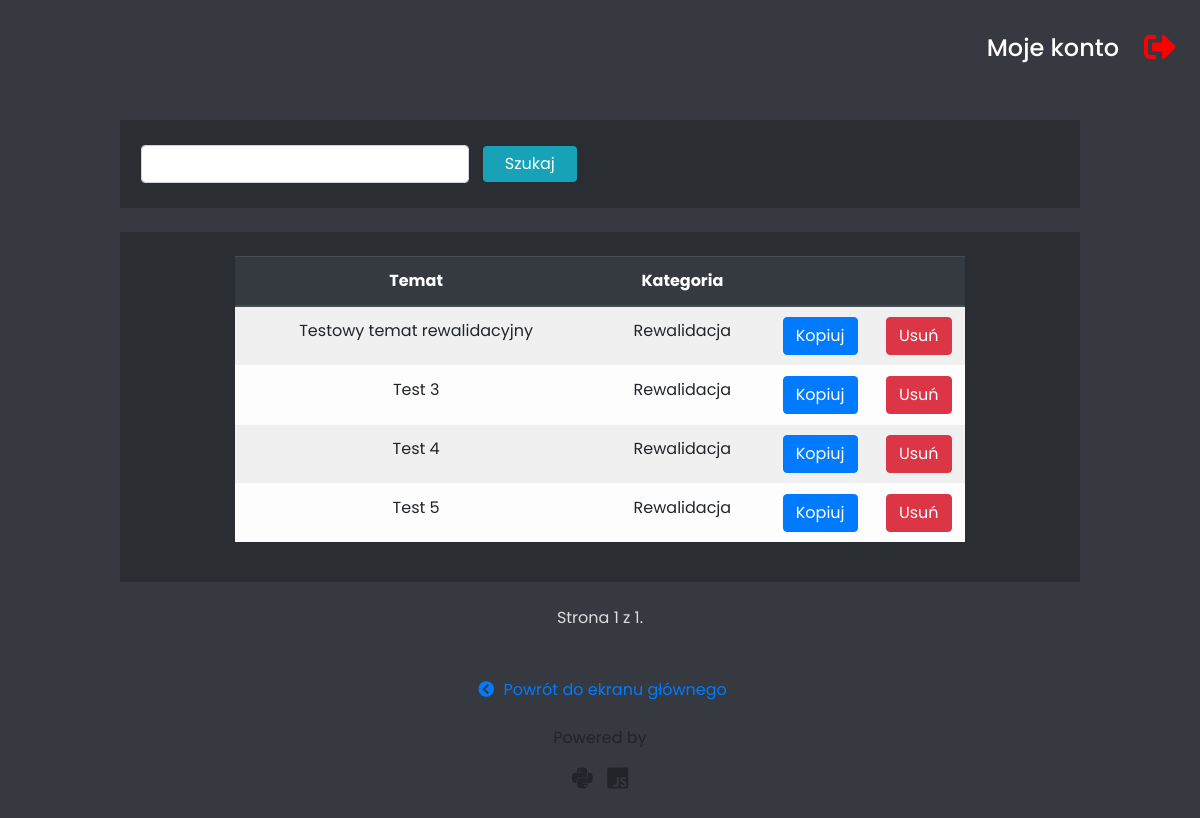
Page /saved-topics/ (signed in) on the earlier database version.
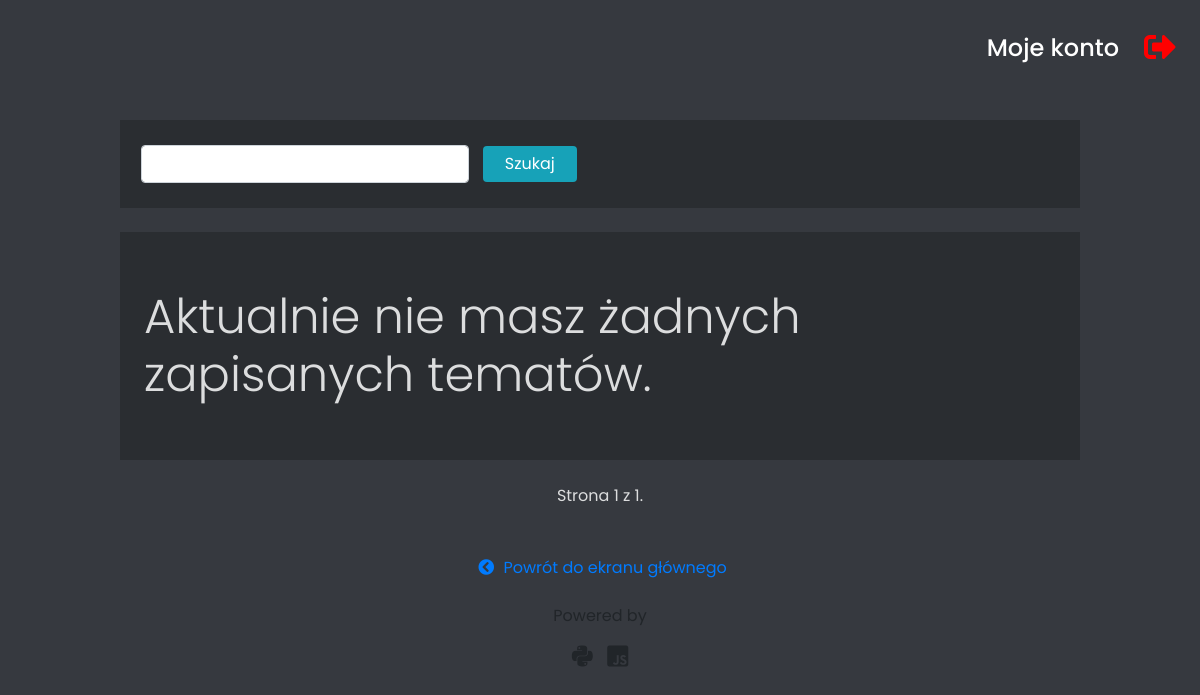
Same page on the later database version.
### base/models.py (models this page shows, shortened)
class LessonTopic(models.Model):
    topic = models.CharField(max_length=300)
    is_individual = models.BooleanField()
    teacher = models.ForeignKey(User, on_delete=models.DO_NOTHING)
    category = models.ForeignKey(LessonCategory, on_delete=models.DO_NOTHING, null=True)

class LessonCategory(models.Model):
    name = models.CharField(max_length=50)
    class Meta:
        verbose_name = 'Lesson category'
        verbose_name_plural = 'Lesson categories'

### base/views.py (the view)
# urls.py: path('saved-topics/', LessonTopicsView.as_view(), name='saved_topics'),
class LessonTopicsView(LoginRequiredMixin, ListView, FormMixin):
    login_url = '/login'
    model = LessonTopic
    template_name = 'base/saved_teacher_topics.html'
    context_object_name = 'saved_topics'
    paginate_by = 20
    form_class = TopicSearchForm
    success_url = '/saved-topics/'
    def get_queryset(self):
        queryset = LessonTopic.objects.filter(teacher=self.request.user)
        keyword = self.get_searched_keyword()
        if keyword:
            queryset = queryset.filter(topic__contains=keyword)
        return queryset
    def get_searched_keyword(self):
        try:
            keyword = self.request.GET['k']
            return keyword
        except MultiValueDictKeyError:
            pass
    def get_context_data(self, *, object_list=None, **kwargs):
        context = super().get_context_data(**kwargs)
        context['search_form'] = TopicSearchForm()
        return context

### base/forms.py
class TopicSearchForm(forms.Form):
    keyword = CharField(
        label='',
        error_messages={
            'required': 'To pole jest wymagane.'
        })

### base/templates/base/saved_teacher_topics.html (shortened to what this page needs)
{% extends 'standard_base_template.html' %}
{% block styles %}
    {{ block.super }}
    {% load static %}
    <link rel="stylesheet" href="{% static 'css/flex_form.css' %}">
    <link rel="stylesheet" href="{% static 'base/css/saved_teacher_topics.css' %}">
{% endblock %}
{% block content %}
    <div class="filter_panel">
        <div class="search_form form_wrapper">
            <form id="flex_form" method="get" action="{% url 'base:saved_topics' %}">
                <input
                        name="k"
                        id="{{ search_form.keyword.id_for_label }}"
                        type="text"
                        class="form-control form__field"
                        required>
                <input class="btn btn-info form__submit" type="submit" value="Szukaj">
            </form>
        </div>
    </div>
    <div class="saved_topics">
        {% if saved_topics|length != 0 %}
            <table class="table table-light table-striped">
              <thead class="thead-dark">
                <tr>
                  <th scope="col">Temat</th>
                  <th scope="col">Kategoria</th>
                  <th scope="col"></th>
                  <th scope="col"></th>
                </tr>
              </thead>
              <tbody>
                {% for topic in saved_topics %}
                    <tr class="topic">
                      <td id="topic_{{ forloop.counter }}">{{ topic.topic }}</td>
                      <td>{{ topic.category.name }}</td>
                      <td class="copy_topic_btn">
                        <button tabindex="0"
                            class="copy_popover copy_btn btn btn-primary"
                            data-bs-toggle="popover"
                            data-bs-trigger="focus"
                            id="topic_btn_{{ forloop.counter }}"
                            onclick="copy_topic({{ forloop.counter }})">Kopiuj</button>
                      </td>
                      <td class="delete_topic_btn">
                          <a class="btn btn-danger" href="{% url 'base:delete_topic' topic.id %}">Usuń</a>
                      </td>
                    </tr>
                {% endfor %}
              </tbody>
            </table>
        {% else %}
            {% if request.GET.k %}
                <h1 id="no_saved_topics">Nie znaleziono żadnego tematu.</h1>
            {% else %}
                 <h1 id="no_saved_topics">Aktualnie nie masz żadnych zapisanych tematów.</h1>
            {% endif %}
        {% endif %}
    </div>
    {% include 'basic_paginator.html' %}
{% endblock %}
{% block external_scripts %}
    {% load static %}
{% endblock %}

Differences in the rows shown:
removed LessonTopic: topic "Testowy temat rewalidacyjny", category.name "Rewalidacja"
removed LessonTopic: topic "Test 3", category.name "Rewalidacja"
removed LessonTopic: topic "Test 4", category.name "Rewalidacja"
removed LessonTopic: topic "Test 5", category.name "Rewalidacja"
Other differences:
text no longer shown: "Temat Kategoria"
text now shown: "Aktualnie nie masz żadnych zapisanych tematów."
